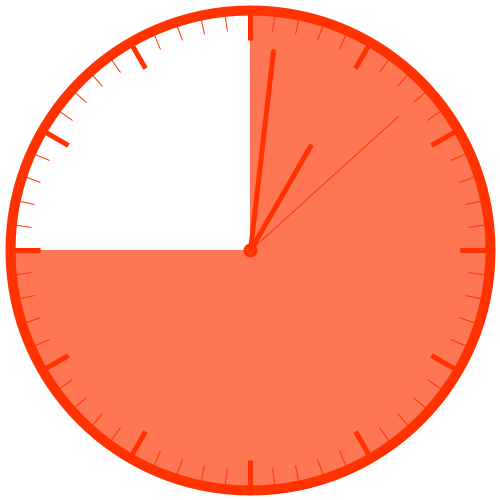
Frame 1 (no input)
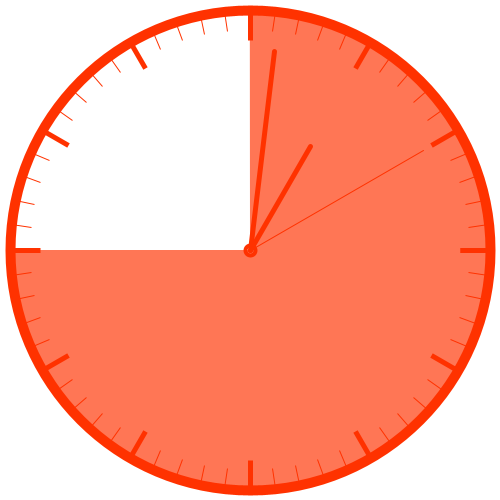
Frame 60 (the mouse pressed at the canvas centre just before this capture)
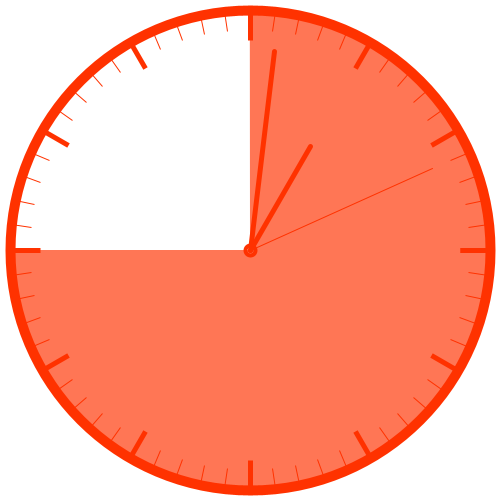
Frame 120 (the mouse held since frame 60 and released just before this capture)

The Processing sketch that drew these frames (run headless with seeded random() and noise(); from frame 60 on, the mouse is pressed at the canvas centre):

// Processing sketch: tarea
// ── tarea.pde
IReloj reloj;

void setup() 
{
  size(500, 500);
  reloj = new Reloj();
  
}

void draw() 
{ 
  background(#ffffff);
  
  reloj.iniciar();
  
}
// ── IReloj.pde
public interface IReloj<T extends Reloj> //Aquí vá la clase abstracta del reloj pero meh, detalles; usemos la misma clase de la que hereda en lugar de sellarla xd
{
  void obtenerHora();
  void iniciar();
}
// ── Reloj.pde
class Reloj implements IReloj<Reloj>
{
  private float _ejeX, _ejeY, _radio;
  private int _hora, _minutos, _segundos;

  public Reloj() 
  {
    _ejeX = width/2.0;
    _ejeY = width/2.0;
    _radio = width/2.0-10;
    obtenerHora();
  }

  /* //////////////////////////////////////// */
  /*                 VISTAS
  /* //////////////////////////////////////// */
  void iniciar()
  {      
    dibujarAvanze();

    strokeWeight(10);
    stroke(#ff3200);
    noFill();
    ellipse(_ejeX, _ejeY, 2*_radio, 2*_radio);
    ellipse(_ejeX, _ejeY, 4, 4);

    obtenerHora();
    marcasReloj();
    dibujarHorario();
    dibujarMinutero();
    dibujarSegundero();
  }

  private void dibujarAvanze()
  { 
    fill(#ff7655);
    if (_hora > 14 && _hora < 18)   
      arc(_ejeX, _ejeY, 2*_radio, 2*_radio, PI+1.57, TWO_PI);
    else if (_hora > 18 && _hora < 21)
      arc(_ejeX, _ejeY, 2*_radio, 2*_radio, PI+1.57, TWO_PI+HALF_PI);
    else if (_hora < 20)//(_hora > 20 && _hora != 0)
      arc(_ejeX, _ejeY, 2*_radio, 2*_radio, PI+1.57, TWO_PI+PI);
    else
      arc(_ejeX, _ejeY, 2*_radio, 2*_radio, PI+1.57, TWO_PI+TWO_PI);
    
  }
  private void Helper(float tamano, float angulo, float ancho) //Este método debería ser encapsulado en otra clase y aplicar composición con esta clase, si es posible con injección de dependencias.
  {
    strokeCap(ROUND);
    strokeWeight(ancho);
    line(_ejeX, _ejeY, _ejeX+tamano*cos(angulo-PI/2.0), _ejeY+tamano*sin(angulo-PI/2.0));
  }

  private void dibujarMarcasReloj(float tipoMarca, float paso, float ancho) 
  {
    strokeWeight(ancho);
    strokeCap(SQUARE);
    for (float angulo = 0.0; angulo < 2*PI; angulo += paso) {
      float x1 = _ejeX + _radio*cos(angulo);
      float y1 = _ejeY + _radio*sin(angulo);
      float x2 = _ejeX + (_radio-tipoMarca)*cos(angulo);
      float y2 = _ejeY + (_radio-tipoMarca)*sin(angulo);
      line(x1, y1, x2, y2);
    }
  }

  /* //////////////////////////////////////// */
  /*                 CORE
  /* //////////////////////////////////////// */
  private void marcasReloj() {
    dibujarMarcasReloj(20, 2*PI/60.0, 1);
    dibujarMarcasReloj(30, 2*PI/12.0, 5);
  }

  void obtenerHora()
  {
    _hora = hour();
    _minutos = minute();
    _segundos = second();
  }

  private void dibujarHorario()
  {
    float largoHorario = _radio/2.0;
    float paso = (2*PI/12.0)*(_minutos/60.0);
    float angulo = (2*PI/12.0) * _hora + paso;
    Helper(largoHorario, angulo, 5);
  }

  private void dibujarMinutero() 
  {
    float largoMinutero = _radio-40;
    float offSet = (2*PI/60.0) * (_segundos/60.0); 
    float angulo = (2*PI/60.0) * _minutos + offSet;
    Helper(largoMinutero, angulo, 5);
  }

  private void dibujarSegundero() 
  {
    float largoSegundero = _radio-40;
    float angulo = 2*PI/60.0 * _segundos;
    Helper(largoSegundero, angulo, 1);
  }
}
